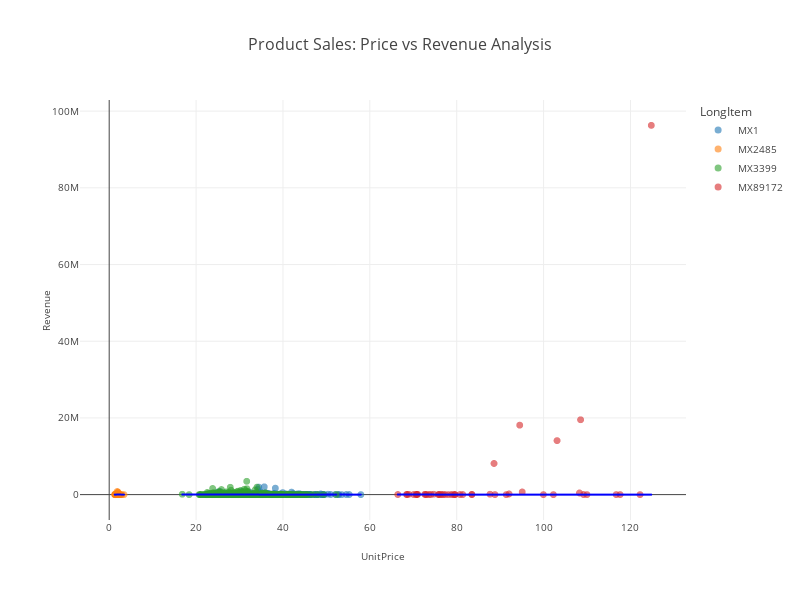

The cell this chart's notebook holds for it:
### Markdown cell above
## Product Sales: Price vs Revenue Analysis

### Code cell
fig = px.scatter(
    df_agg,
    x='UnitPrice',
    y='Revenue',
    color='LongItem',
    opacity=0.6,
    trendline="lowess",
    trendline_color_override="blue",
    template="none",
    title='Product Sales: Price vs Revenue Analysis',
    width=800,
    height=600,
).update_traces(
    marker=dict(size=7),
    hoverlabel=dict(font=dict(size=10)),
).update_layout(
    legend_title_text='LongItem',
    title_font=dict(size=16),
    legend_font=dict(size=10),
).update_xaxes(
    title_text='UnitPrice',
    title_font=dict(size=10),
    tickfont=dict(size=10),
).update_yaxes(
    title_text='Revenue',
    title_font=dict(size=10),
    tickfont=dict(size=10),
)

fig.show()

### Figure 1 — Plotly figure (JSON) as saved in the notebook; plotly's stock layout.template omitted (floating-point values rounded to 4 significant figures; data arrays with more than 128 entries replaced by an {"elided": "..."} marker saying what was removed)
{"data": [{"hoverlabel": {"font": {"size": 10}}, "hovertemplate": "LongItem=MX1<br>UnitPrice=%{x}<br>Revenue=%{y}<extra></extra>", "legendgroup": "MX1", "marker": {"color": "#1F77B4", "opacity": 0.6, "size": 7, "symbol": "circle"}, "mode": "markers", "name": "MX1", "showlegend": true, "type": "scattergl", "x": {"elided": "760 float values"}, "xaxis": "x", "y": {"elided": "760 float values"}, "yaxis": "y"}, {"hoverlabel": {"font": {"size": 10}}, "hovertemplate": "<b>LOWESS trendline</b><br><br>LongItem=MX1<br>UnitPrice=%{x}<br>Revenue=%{y} <b>(trend)</b><extra></extra>", "legendgroup": "MX1", "line": {"color": "blue"}, "marker": {"color": "#1F77B4", "size": 7, "symbol": "circle"}, "mode": "lines", "name": "MX1", "showlegend": false, "type": "scattergl", "x": {"elided": "760 float values"}, "xaxis": "x", "y": {"elided": "760 float values"}, "yaxis": "y"}, {"hoverlabel": {"font": {"size": 10}}, "hovertemplate": "LongItem=MX2485<br>UnitPrice=%{x}<br>Revenue=%{y}<extra></extra>", "legendgroup": "MX2485", "marker": {"color": "#FF7F0E", "opacity": 0.6, "size": 7, "symbol": "circle"}, "mode": "markers", "name": "MX2485", "showlegend": true, "type": "scattergl", "x": [1.26, 1.27, 1.29, 1.329, 1.359, 1.38, 1.387, 1.39, 1.391, 1.392, 1.397, 1.41, 1.412, 1.413, 1.419, 1.42, 1.435, 1.437, 1.448, 1.45, 1.459, 1.46, 1.46, 1.464, 1.47, 1.48, 1.486, 1.488, 1.49, 1.513, 1.518, 1.518, 1.53, 1.536, 1.55, 1.553, 1.57, 1.58, 1.59, 1.61, 1.615, 1.622, 1.639, 1.64, 1.65, 1.66, 1.664, 1.67, 1.69, 1.7, 1.71, 1.72, 1.726, 1.726, 1.73, 1.74, 1.75, 1.752, 1.76, 1.785, 1.8, 1.82, 1.83, 1.84, 1.85, 1.87, 1.88, 1.89, 1.9, 1.91, 1.97, 1.98, 1.99, 2, 2.01, 2.02, 2.03, 2.04, 2.08, 2.09, 2.1, 2.11, 2.12, 2.13, 2.15, 2.17, 2.19, 2.21, 2.22, 2.25, 2.26, 2.27, 2.31, 2.33, 2.34, 2.35, 2.36, 2.38, 2.41, 2.45, 2.46, 2.48, 2.49, 2.58, 2.64, 2.71, 2.93, 3.4], "xaxis": "x", "y": [13860, 10160, 0, 6647.0, 24471, 2760, 1387.0, 12510.0, 13908, 45940.0, 2794.0, 190350, 14117, 9891, 425.7, -1420, 1435.0, 2875.0, 24620.0, 78300, 8755.0, 1460.0, 40880, 7320.0, 73500, 1480, 2972.0, 7438.0, 14900, 6053.0, 7588.0, 12140.0, 1530, 39930.0, 38750, 4660.0, 194680, 15800, 28620, 12880, 11305, 9732, 9835.0, 52480, 194700, 11620, 4993.0, 70140, 1690, 35700, 3420, 22360, 12080.0, 8630.0, 22490, 26100, 17500, 3504.0, 17600, 1785.0, 5400, 56420, 801540, 18400, 61050, 26180, 62040, 1890, 30400, 74490, 19700, 540540, 83580, 132000, 54270.0, 680700.0, 4060.0, 2040, 4160, 10450, 50400, 14770, 10600, 2130, 43000, 45570, 81030, 90610, 222000.0, 76500, 2260, 63560, 4620, 30290, 7020, 75200, 2360, 64260, 55430, 49000, 4920, 49600, 19920, 2580, 2640, 2710, 117.2, 0], "yaxis": "y"}, {"hoverlabel": {"font": {"size": 10}}, "hovertemplate": "<b>LOWESS trendline</b><br><br>LongItem=MX2485<br>UnitPrice=%{x}<br>Revenue=%{y} <b>(trend)</b><extra></extra>", "legendgroup": "MX2485", "line": {"color": "blue"}, "marker": {"color": "#FF7F0E", "size": 7, "symbol": "circle"}, "mode": "lines", "name": "MX2485", "showlegend": false, "type": "scattergl", "x": [1.26, 1.27, 1.29, 1.329, 1.359, 1.38, 1.387, 1.39, 1.391, 1.392, 1.397, 1.41, 1.412, 1.413, 1.419, 1.42, 1.435, 1.437, 1.448, 1.45, 1.459, 1.46, 1.46, 1.464, 1.47, 1.48, 1.486, 1.488, 1.49, 1.513, 1.518, 1.518, 1.53, 1.536, 1.55, 1.553, 1.57, 1.58, 1.59, 1.61, 1.615, 1.622, 1.639, 1.64, 1.65, 1.66, 1.664, 1.67, 1.69, 1.7, 1.71, 1.72, 1.726, 1.726, 1.73, 1.74, 1.75, 1.752, 1.76, 1.785, 1.8, 1.82, 1.83, 1.84, 1.85, 1.87, 1.88, 1.89, 1.9, 1.91, 1.97, 1.98, 1.99, 2, 2.01, 2.02, 2.03, 2.04, 2.08, 2.09, 2.1, 2.11, 2.12, 2.13, 2.15, 2.17, 2.19, 2.21, 2.22, 2.25, 2.26, 2.27, 2.31, 2.33, 2.34, 2.35, 2.36, 2.38, 2.41, 2.45, 2.46, 2.48, 2.49, 2.58, 2.64, 2.71, 2.93, 3.4], "xaxis": "x", "y": [7896.0, 8129.0, 8593.0, 9512.0, 10210.0, 10690.0, 10850.0, 10920.0, 10940.0, 10970.0, 11090.0, 11390.0, 11420.0, 11450.0, 11600.0, 11620.0, 11970.0, 12020.0, 12270.0, 12310.0, 12520.0, 12540.0, 12540.0, 12630.0, 12780.0, 13010.0, 13150.0, 13190.0, 13240.0, 13780.0, 13890.0, 13900.0, 14170.0, 14310.0, 14650.0, 14730.0, 15140.0, 15390.0, 15640.0, 16160.0, 16290.0, 16560.0, 17140.0, 17170.0, 17560.0, 17870.0, 18010.0, 18290.0, 19080.0, 19440.0, 19950.0, 20520.0, 20850.0, 20870.0, 21110.0, 21630.0, 22080.0, 22160.0, 22500.0, 23190.0, 23230.0, 23380.0, 23410.0, 23510.0, 23600.0, 23980.0, 24240.0, 24560.0, 24900.0, 25240.0, 27040.0, 27360.0, 27630.0, 27870.0, 28150.0, 28370.0, 28580.0, 28770.0, 29470.0, 29620.0, 29810.0, 29900.0, 29960.0, 30000.0, 30050.0, 29960.0, 29780.0, 29560.0, 29430.0, 29180.0, 29030.0, 28870.0, 28120.0, 27680.0, 27450.0, 27210.0, 26970.0, 26490.0, 25750.0, 24760.0, 24510.0, 24010.0, 23690.0, 21210.0, 19430.0, 17350.0, 10750.0, -4095.0], "yaxis": "y"}, {"hoverlabel": {"font": {"size": 10}}, "hovertemplate": "LongItem=MX3399<br>UnitPrice=%{x}<br>Revenue=%{y}<extra></extra>", "legendgroup": "MX3399", "marker": {"color": "#2CA02C", "opacity": 0.6, "size": 7, "symbol": "circle"}, "mode": "markers", "name": "MX3399", "showlegend": true, "type": "scattergl", "x": {"elided": "725 float values"}, "xaxis": "x", "y": {"elided": "725 float values"}, "yaxis": "y"}, {"hoverlabel": {"font": {"size": 10}}, "hovertemplate": "<b>LOWESS trendline</b><br><br>LongItem=MX3399<br>UnitPrice=%{x}<br>Revenue=%{y} <b>(trend)</b><extra></extra>", "legendgroup": "MX3399", "line": {"color": "blue"}, "marker": {"color": "#2CA02C", "size": 7, "symbol": "circle"}, "mode": "lines", "name": "MX3399", "showlegend": false, "type": "scattergl", "x": {"elided": "725 float values"}, "xaxis": "x", "y": {"elided": "725 float values"}, "yaxis": "y"}, {"hoverlabel": {"font": {"size": 10}}, "hovertemplate": "LongItem=MX89172<br>UnitPrice=%{x}<br>Revenue=%{y}<extra></extra>", "legendgroup": "MX89172", "marker": {"color": "#D62728", "opacity": 0.6, "size": 7, "symbol": "circle"}, "mode": "markers", "name": "MX89172", "showlegend": true, "type": "scattergl", "x": [66.44, 68.45, 68.58, 68.95, 70.08, 70.65, 70.76, 70.88, 71.01, 72.64, 72.8, 73.04, 73.57, 74.06, 74.72, 75.76, 75.91, 76.11, 76.53, 76.84, 77.33, 78.05, 78.77, 79.32, 79.52, 79.64, 80.77, 81.39, 83.49, 83.49, 87.67, 88.59, 88.8, 91.4, 92.05, 94.5, 95.08, 99.96, 102.3, 103.1, 108.3, 108.5, 109.2, 110.0, 116.7, 117.6, 122.2, 124.8], "xaxis": "x", "y": [19130.0, 27380, 24000.0, 70810.0, 21030.0, 28260.0, 21230.0, 20410.0, 71010.0, 72640.0, 10920.0, 14610.0, 13240.0, 17770.0, 97130.0, 10910.0, 50100.0, 0, 36730.0, 7377.0, 11140.0, 3747.0, 19690.0, 1904.0, 16220.0, 9556.0, 11630.0, 11720.0, 62620.0, 0, 100500.0, 8126000.0, 7104, 1828, 170100.0, 18110000.0, 679400.0, 1999.0, 511.3, 14076243, 433300.0, 19520000.0, 13104, 2200.0, 7003.0, 3999.0, 244.4, 96280000.0], "yaxis": "y"}, {"hoverlabel": {"font": {"size": 10}}, "hovertemplate": "<b>LOWESS trendline</b><br><br>LongItem=MX89172<br>UnitPrice=%{x}<br>Revenue=%{y} <b>(trend)</b><extra></extra>", "legendgroup": "MX89172", "line": {"color": "blue"}, "marker": {"color": "#D62728", "size": 7, "symbol": "circle"}, "mode": "lines", "name": "MX89172", "showlegend": false, "type": "scattergl", "x": [66.44, 68.45, 68.58, 68.95, 70.08, 70.65, 70.76, 70.88, 71.01, 72.64, 72.8, 73.04, 73.57, 74.06, 74.72, 75.76, 75.91, 76.11, 76.53, 76.84, 77.33, 78.05, 78.77, 79.32, 79.52, 79.64, 80.77, 81.39, 83.49, 83.49, 87.67, 88.59, 88.8, 91.4, 92.05, 94.5, 95.08, 99.96, 102.3, 103.1, 108.3, 108.5, 109.2, 110.0, 116.7, 117.6, 122.2, 124.8], "xaxis": "x", "y": [30620.0, 27670.0, 27470.0, 26930.0, 25280.0, 24450.0, 24290.0, 24120.0, 23930.0, 21590.0, 21360.0, 21010.0, 20240.0, 19540.0, 18550.0, 16930.0, 16700.0, 16380.0, 15700.0, 15180.0, 14420.0, 13330.0, 12340.0, 11630.0, 11400.0, 11280.0, 10190.0, 9696.0, 8319.0, 8318.0, 5574.0, 5394.0, 5376.0, 4621.0, 4358.0, 4671.0, 4788.0, 4800.0, 4720.0, 4673.0, 4381.0, 4369.0, 4341.0, 4311.0, 4149.0, 4134.0, 4043.0, 3968.0], "yaxis": "y"}], "layout": {"height": 600, "legend": {"font": {"size": 10}, "title": {"text": "LongItem"}, "tracegroupgap": 0}, "title": {"font": {"size": 16}, "text": "Product Sales: Price vs Revenue Analysis"}, "width": 800, "xaxis": {"anchor": "y", "domain": [0, 1], "tickfont": {"size": 10}, "title": {"font": {"size": 10}, "text": "UnitPrice"}}, "yaxis": {"anchor": "x", "domain": [0, 1], "tickfont": {"size": 10}, "title": {"font": {"size": 10}, "text": "Revenue"}}}}
